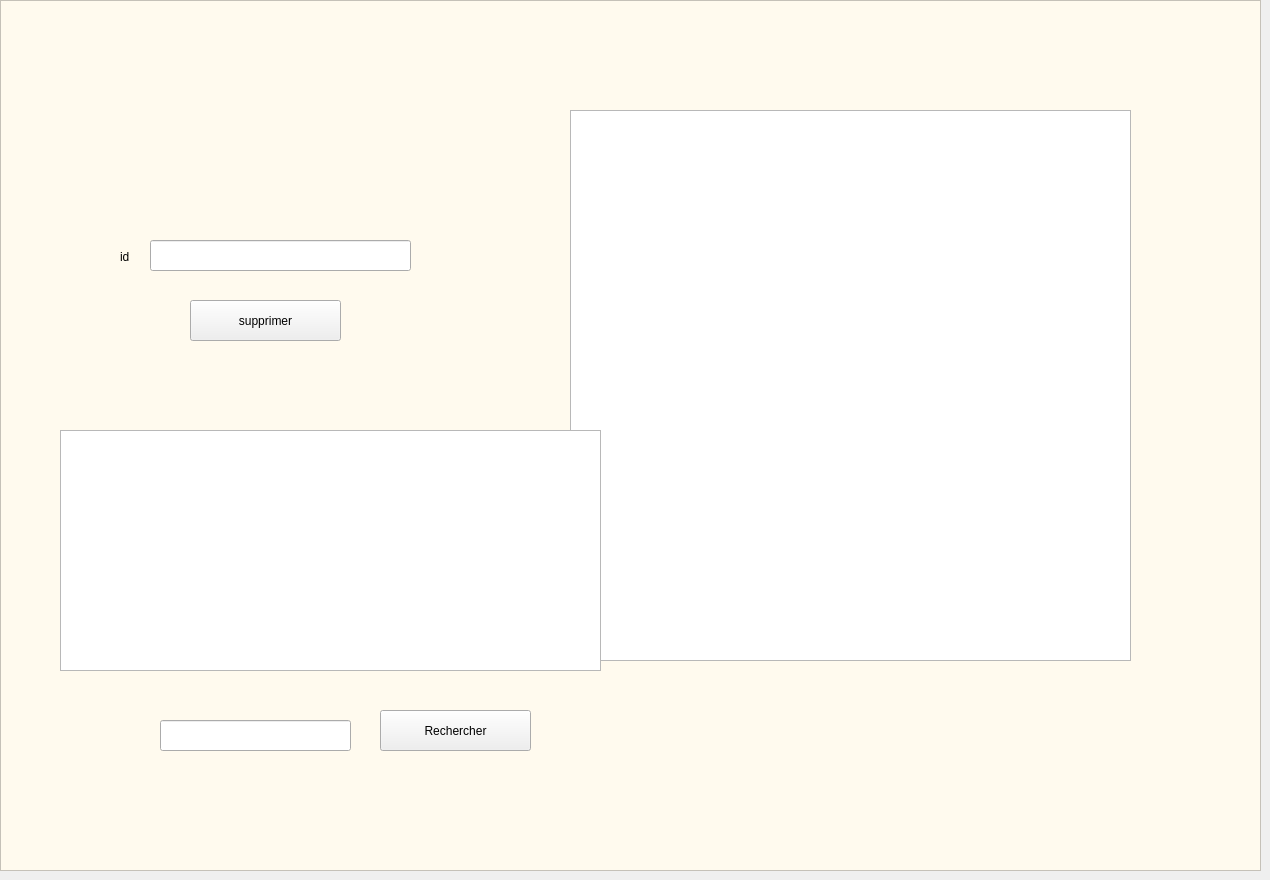
     <widget class="QWidget" name="tab_10">
      <attribute name="title">
       <string>supprimer_trasport</string>
      </attribute>
      <widget class="QGraphicsView" name="graphicsView_23">
       <property name="geometry">
        <rect>
         <x>0</x>
         <y>0</y>
         <width>1261</width>
         <height>871</height>
        </rect>
       </property>
       <property name="styleSheet">
        <string notr="true">
background-color: rgb(255, 250, 238);</string>
       </property>
      </widget>
      <widget class="QLineEdit" name="lineEdit_11">
       <property name="geometry">
        <rect>
         <x>150</x>
         <y>240</y>
         <width>261</width>
         <height>31</height>
        </rect>
       </property>
      </widget>
      <widget class="QLabel" name="label_33">
       <property name="geometry">
        <rect>
         <x>120</x>
         <y>250</y>
         <width>47</width>
         <height>13</height>
        </rect>
       </property>
       <property name="text">
        <string>id</string>
       </property>
      </widget>
      <widget class="QPushButton" name="pushButton_20">
       <property name="geometry">
        <rect>
         <x>190</x>
         <y>300</y>
         <width>151</width>
         <height>41</height>
        </rect>
       </property>
       <property name="styleSheet">
        <string notr="true">font: 75 11pt &quot;MS Shell Dlg 2&quot;;

border-image: url(:/new/supp2.png);</string>
       </property>
       <property name="text">
        <string>supprimer</string>
       </property>
      </widget>
      <widget class="QGraphicsView" name="graphicsView_11">
       <property name="geometry">
        <rect>
         <x>570</x>
         <y>110</y>
         <width>561</width>
         <height>551</height>
        </rect>
       </property>
       <property name="styleSheet">
        <string notr="true">border-image: url(:/new/logo.png);</string>
       </property>
      </widget>
      <widget class="QTableView" name="tableView_5">
       <property name="geometry">
        <rect>
         <x>60</x>
         <y>430</y>
         <width>541</width>
         <height>241</height>
        </rect>
       </property>
      </widget>
      <widget class="QPushButton" name="pushButton_21">
       <property name="geometry">
        <rect>
         <x>380</x>
         <y>710</y>
         <width>151</width>
         <height>41</height>
        </rect>
       </property>
       <property name="styleSheet">
        <string notr="true">border-image: url(:/new/cherche2.png);
font: 75 11pt &quot;MS Shell Dlg 2&quot;;</string>
       </property>
       <property name="text">
        <string>Rechercher</string>
       </property>
      </widget>
      <widget class="QLineEdit" name="lineEdit_8">
       <property name="geometry">
        <rect>
         <x>160</x>
         <y>720</y>
         <width>191</width>
         <height>31</height>
        </rect>
       </property>
      </widget>
     </widget>
